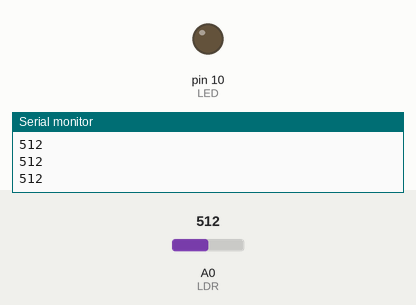
This sketch was run on a simulated Arduino Uno, built with avr-gcc and run on an emulated ATmega328P. Shown: output pins drawn as LEDs (lit = HIGH), the last lines printed to the serial monitor. Inputs (shaded band) come from the test bench; at power-on: A0 (LDR) = 512.

Above: at 1.2 s.
1.3 s: A0 (LDR) set to 483
At 2.6 s:
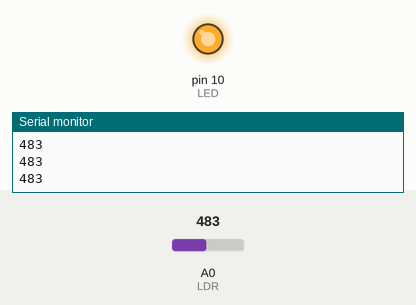
2.9 s: A0 (LDR) set to 510
At 4.0 s:
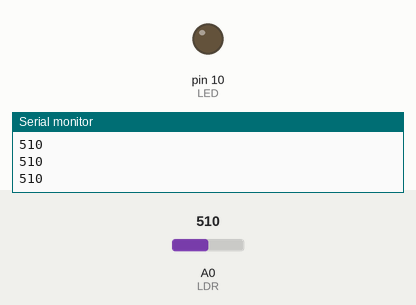
4.5 s: A0 (LDR) set to 490
At 5.4 s:
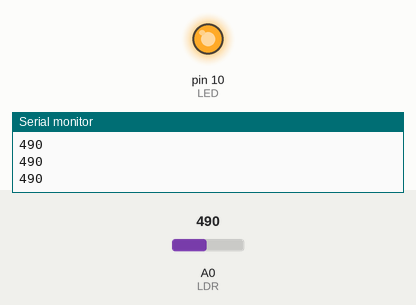
Timing chart, 0 to 7.5 s (numbered marks = the images above; inputs shaded):
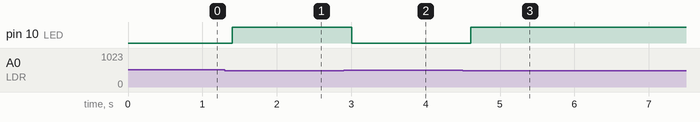

The sketch:

TP1Lab-3.sensor.ino
```cpp
#define LDR A0
#define LED 10


int EstadoLDR;

void setup() {
  pinMode (LDR, INPUT);
  pinMode (LED, OUTPUT);

  Serial.begin(9600);
}


void loop() {
  EstadoLDR = analogRead(LDR);
  Serial.println(EstadoLDR);
  if(EstadoLDR<500){
    digitalWrite(LED, HIGH);
  } else {
    digitalWrite(LED, LOW);
  }
  delay (200);
}
```

Measured:
- the behaviour switches between 500 and 499 on A0 (LDR) (found by bisection; images 0 and 1)
- after the input at 1.3 s, pin 10 (LED): LOW → HIGH after 0.10 s
- after the input at 2.9 s, pin 10 (LED): HIGH → LOW after 0.10 s
- after the input at 4.5 s, pin 10 (LED): LOW → HIGH after 0.11 s
